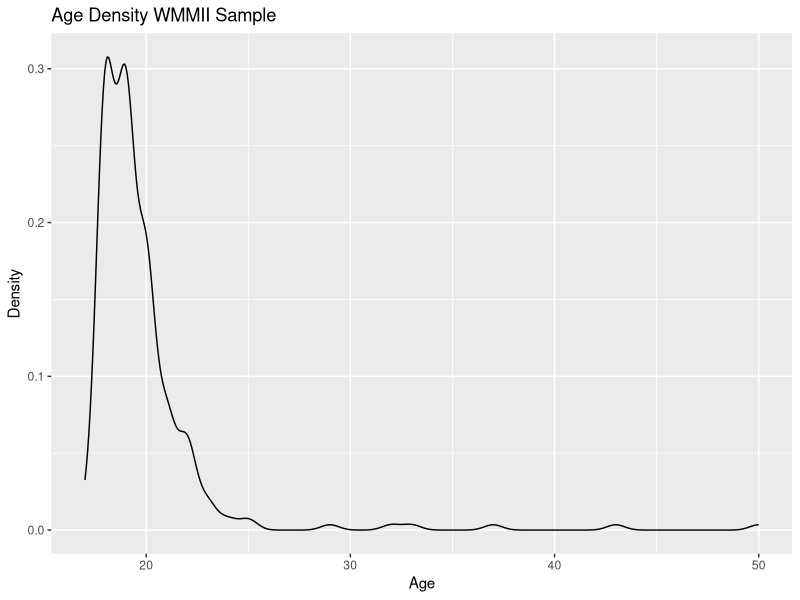

R code for this plot: (Note: this script raises an error after producing the figure.)
#======================================================================================================
# Data Screening
# David John Baker
#--------------------------------------------------
library(data.table)
library(ggplot2)
library(psych)
library(stringr)
#--------------------------------------------------
# Import Data

master <- fread("data/aggregated_data/Master-Data_ICMPC18_May14.csv")
# First row is not real, drop it for now
master <- master[-1,]

#--------------------------------------------------
# Get Demographics
str(master)
names(master)

master[, ravenage := as.numeric(ravenAge)]

master$age

# Fix free responders 
master$age[170] <- 19
# Fix these below
master[age=="",.(subjectNo, ravenAge)]

master[, goldage := as.numeric(age)]

# Younger people 
master[ goldage < 18, .(subjectNo,goldage)]

# Update Gold Age with Real Age from Ravens 
master[subjectNo == 541]$goldage <- master[subjectNo == 541]$ravenage
master[subjectNo == 947]$goldage <- master[subjectNo == 947]$ravenage
master[subjectNo == 950]$goldage <- master[subjectNo == 950]$ravenage

master[subjectNo == 545]$goldage <- master[subjectNo == 545]$ravenage
master[subjectNo == 719]$goldage <- master[subjectNo == 719]$ravenage
master[subjectNo == 959]$goldage <- master[subjectNo == 959]$ravenage
master[subjectNo == 965]$goldage <- master[subjectNo == 965]$ravenage

ggplot(master, aes(goldage)) + geom_density() + labs(title = "Age Density WMMII Sample", x = "Age", y = "Density")

# Older People Screening
master[, .(subjectNo, goldage, zAge = scale(goldage))][zAge > 3]

# EXPLORE WHAT DIFFERENT STANDARD AGE DROPS LOOK LIKE
# Drops 10 for 3SD Outlier 
master[subjectNo != 953 & subjectNo != 734 & subjectNo != 742 &
         subjectNo != 1301 & subjectNo != 988 & subjectNo != 728 & subjectNo != 726 &
         subjectNo != 986 & subjectNo != 906 & subjectNo != 548, .(subjectNo, goldage, zAge = scale(goldage))][zAge > 3]

# Drops 6 for 5SD outlier 
master[, .(subjectNo, goldage, zAge = scale(goldage))][zAge > 5]

master[subjectNo != 953 & subjectNo != 734 & subjectNo != 742 &
         subjectNo != 1301 & subjectNo != 988 & subjectNo != 728, .(subjectNo, goldage, zAge = scale(goldage))][zAge > 5]

# AGE INFORMATION
describe(master[,.(goldage)])

#--------------------------------------------------
# Clean gender

master[ravenSex == "", .(subjectNo, ravenSex, gender)]

master[subjectNo == 507]$ravenSex <- master[subjectNo == 507]$gender 
master[subjectNo == 556]$ravenSex <- master[subjectNo == 556]$gender
master[subjectNo == 935]$ravenSex <- master[subjectNo == 935]$gender
master[subjectNo == 944]$ravenSex <- master[subjectNo == 944]$gender
master[subjectNo == 976]$ravenSex <- master[subjectNo == 976]$gender
master[subjectNo == 1026]$ravenSex <- master[subjectNo == 1026]$gender
master[subjectNo == 1027]$ravenSex <- master[subjectNo == 1027]$gender

master$ravenSex <- str_to_lower(master$ravenSex)
table(master$ravenSex)

#======================================================================================================
# Begin Screening 
## First drop prolematic cases 
master[!complete.cases(master)][,.(subjectNo)]

# 545, 719 , missing Goldsmiths Self Report  
#--------------------------------------------------
# Column for tracking outlier and reason 

master[, Exclude := "NO"]
master[, ExcludeReason := "NONE"]

# NOTE BOTH OF THESE HAVE SELF REPORTED HEARING LOSS!
master[subjectNo == 545]$Exclude <- "YES"
master[subjectNo == 545]$ExcludeReason <- "No Gold-MSI"

master[subjectNo == 719]$Exclude <- "YES"
master[subjectNo == 719]$ExcludeReason <- "No Gold-MSI"

# DROP 50 YEAR OLD NON MUSICIAN

master[subjectNo == 953]$Exclude <- "YES"
master[subjectNo == 953]$ExcludeReason <- "Older SONA Participant"

# Remove Doublers (This code is redundant, people should never have been in dataset)

master[Doubler == "DOUBLER"]$Exclude <- "YES"
master[Doubler == "DOUBLER"]$ExcludeReason <- "Took Experiment Twice"


master <- master[Doubler == "SINGLER"]


#--------------------------------------------------
# Get Variables of Interest
names(master)

# Demographic, Gold-MSI, SES, Gf, WMC 

gmsiwmcgf <- master[, .(subjectNo, ravenSex, goldage, 
                        BeatPerception, MelodicMemory, GENERAL, ACTIVE,PERCEPTUAL,MUSICAL, SINGING, EMOTIONS,
                         familyIncome, highestFather, highestMother,
                        RavensBlock1, RavensBlock2, RavensBlock3,
                        NumberAttempted, NumberTotalScore, NumberTotalTime,
                        toneaccError,ToneSpeedErr,TonePartial, TonePartialB1, TonePartialB2, TonePartialB3,
                        OspanAccError, OspanSpeedError,MeanOspanPartialScore, MeanOspanPartialScoreBlock1, MeanOspanPartialScoreBlock2, MeanOspanPartialScoreBlock3,
                        symmAccError, SymmSpeedError,MeanSspanPartialScore, MeanSspanPartialScoreBlock1, MeanOspanPartialScoreBlock2, MeanOspanPartialScoreBlock3)]

#======================================================================================================
# Outlier Detection
#--------------------------------------------------
# Column for tracking outlier and reason 

master[, Outlier := "NO"]
master[, OutlierReason := "NONE"]

#--------------------------------------------------
# Univariate 
zMaster <- apply(master[, .(RavensTotaljv, MeanOspanPartialScore, TonePartial,
                             MeanSspanPartialScore, NumberTotalScore)], 2, scale)

outlier <- data.table(cbind(master$subjectNo, zMaster))

# Ravens 
outlier[order(RavensTotaljv)]  # 970, 519, 532, 961
outlier[order(-RavensTotaljv)]

master[subjectNo == 970]$Outlier <- "YES"
master[subjectNo == 970]$OutlierReason <- "LOW RAVENS"

master[subjectNo == 519]$Outlier <- "YES"
master[subjectNo == 519]$OutlierReason <- "LOW RAVENS"

master[subjectNo == 532]$Outlier <- "YES"
master[subjectNo == 532]$OutlierReason <- "LOW RAVENS"

master[subjectNo == 961]$Outlier <- "YES"
master[subjectNo == 961]$OutlierReason <- "LOW RAVENS"


# O Span
outlier[order(MeanOspanPartialScore)]   # (961) already removed
outlier[order(-MeanOspanPartialScore)]

master[subjectNo == 961]$Outlier <- "YES"
master[subjectNo == 961]$OutlierReason <- "LOW RAVENS, LOW OSPAN"

# Tone Span
outlier[order(TonePartial)]   # 980, 1007
outlier[order(-TonePartial)]

master[subjectNo == 980]$Outlier <- "YES"
master[subjectNo == 980]$OutlierReason <- "LOW TSPAN"

master[subjectNo == 1007]$Outlier <- "YES"
master[subjectNo == 1007]$OutlierReason <- "LOW TSPAN"


# S Span 
outlier[order(MeanSspanPartialScore)]
outlier[order(-MeanSspanPartialScore)]

# Number Series
outlier[order(NumberTotalScore)]
outlier[order(-NumberTotalScore)]
#--------------------------------------------------
# Medication/Hearing Exculusion
# OK for all Medication, were excluded already 

master[meds == 0 | ravenHearing == "Yes" , .(subjectNo, meds, listMeds, ravenHearing, Outlier)]


# 1014 , check means related to sample for performance 
# 1311 , check for means 
# 518, 532, check means 
# 723, 924, 926, 920, 946, 



# REMOVE ALL SELF REPORTED HEARING LOSS 

master$Exclude <- ifelse(test = master$ravenHearing == "Yes", yes = "YES", no = master$Exclude)


master$ExcludeReason <- ifelse(test = master$ravenHearing == "Yes", yes = "Self Reported Hearing Loss", no = master$Exclude)

master[ravenHearing == "Yes", .(ravenHearing, Exclude, ExcludeReason)]

#--------------------------------------------------
# Create List of All Exclusions 

master[Exclude == "YES" | Outlier == "YES", .(subjectNo,Exclude, ExcludeReason, OutlierReason)]

master[, DROP := "NO"]

master[Exclude == "YES" | Outlier == "YES"]$DROP <- "YES"

droplist <- master[DROP == "YES", .(subjectNo, Exclude, ExcludeReason, Outlier, OutlierReason, DROP)]

fwrite(droplist, "data/aggregated_data/DropList.csv")
#--------------------------------------------------
# Plot Questions about Multivariate exclusion
names(master)
#--------------------------------------------------
# Drop Outliers, Missing Data, Self Select Out Before Composite Creatation
master <- master[DROP == "NO"]

#--------------------------------------------------
# Check for Proper Correlations (Unsworth, 2009)
# Need sig positive correaltion between SymSpan, Ospan, TSpan -- All measuring WMC 

wmc <- master[, .(TonePartial, 
                  MeanOspanPartialScore, 
                  MeanSspanPartialScore)]
pairs.panels(wmc, lm = TRUE, stars = TRUE)

# And each task should negatively correlate with own processing task 
negatives <- master[, .(TonePartial, toneMathError,
                        MeanOspanPartialScore, OspanMathError,
                        MeanSspanPartialScore, MeanSymmErrorTotal )]

pairs.panels(negatives, lm = TRUE, stars = TRUE)
#--------------------------------------------------
# Above Correlations Suggest Creating new WMC composite

master[, wmc := ((scale(TonePartial)+scale(MeanOspanPartialScore)+scale(MeanSspanPartialScore))/3)]
#--------------------------------------------------
# Check that Gf are both measuring the same 
# Create New Gf Variables

master[, AdjustedNumberSeries := NumberTotalScore/NumberAttempted]
master[, RavensAvg := RavensTotaljv/3]
gfscores <- master[, .(RavensBlock1, RavensBlock2, RavensBlock3,RavensAvg, NumberAttempted, NumberTotalScore, NumberTotalTime, AdjustedNumberSeries)]

pairs.panels(gfscores, lm = TRUE, stars = TRUE)

#--------------------------------------------------
# Above Correlations Suggest Creating new GF composite

master[, gf := (scale(AdjustedNumberSeries) + scale(RavensAvg)/2)]

gfscores <- master[, .(gf,RavensBlock1, RavensBlock2, RavensBlock3,RavensAvg, NumberAttempted, NumberTotalScore, NumberTotalTime, AdjustedNumberSeries)]

pairs.panels(gfscores, lm = TRUE, stars = TRUE)
#--------------------------------------------------
# Look at composites and their original scores

compositeComparer <- master[, .(gf, wmc, RavensAvg, AdjustedNumberSeries, TonePartial, MeanOspanPartialScore, MeanSspanPartialScore)]

pairs.panels(compositeComparer, lm = TRUE, stars = TRUE)
#======================================================================================================
# Answer Drop Questions
names(master)
master[goldage > 45, .(subjectNo, gf, wmc, familyIncome, highestFather, highestMother)]

agethreshold <- 32

ggplot(master, aes(x = goldage, y = GENERAL, size = wmc)) + 
  geom_point() + 
  geom_smooth(method = "lm") +
  labs(title = "Age Predicts General", x = "Age", y = "General Score on GMSI, All Ages")

ggplot(master[goldage < agethreshold], aes(x = goldage, y = GENERAL, size = wmc)) + 
  geom_point() + 
  geom_smooth(method = "lm") +
  labs(title = paste("Age Predicts General, No one above",agethreshold), x = "Age", y = "General Score on GMSI")

ggplot(master, aes(x = goldage, y = MUSICAL, size = wmc)) + 
  geom_point() + 
  geom_smooth(method = "lm")+
  labs(title = "Age Predicts Musical", x = "Age", y = "Musical Score on GMSI, All Ages")

ggplot(master[goldage < agethreshold], aes(x = goldage, y = MUSICAL, size = wmc)) + 
  geom_point() + 
  geom_smooth(method = "lm") +
  labs(title = paste("Age Predicts Musical, No one above",agethreshold), x = "Age", y = "Musical Score")

plot(lm(MUSICAL ~ goldage, data = master))

#======================================================================================================
# Create Descriptives and Reliability Table Here

# Coming to Repo near you!!!!

#======================================================================================================
# Write out Dataset for Analysis 

AnalysisData <- master

fwrite(AnalysisData, "data/aggregated_data/AnalysisData-Deletion.csv")
